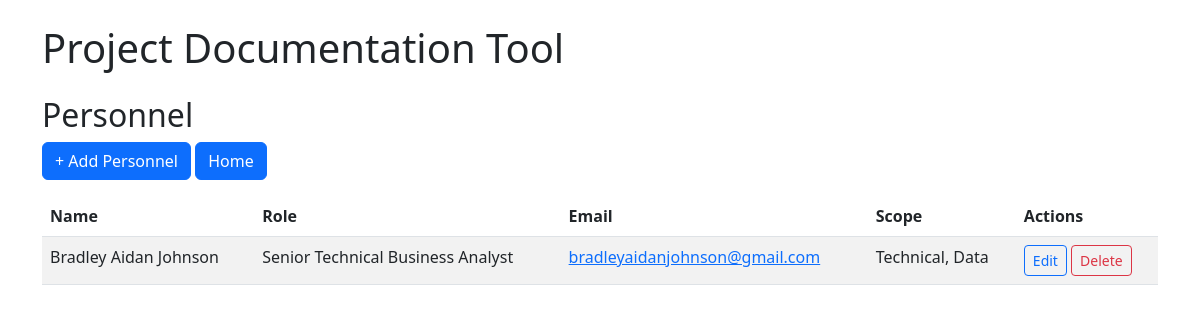
Page /personnel on the committed database.
### models.py (models this page shows, shortened)
class Personnel(db.Model):
    id = db.Column(db.Integer, primary_key=True)
    name = db.Column(db.String(100), nullable=False)
    email = db.Column(db.String(120), unique=True)
    role = db.Column(db.String(50))
    scope = db.Column(db.String(100))
    notes = db.relationship('Note', backref='personnel', lazy=True)

### app.py (the view)
@app.route('/personnel')
def list_personnel():
    personnel = Personnel.query.order_by(Personnel.name).all()
    return render_template('list_personnel.html', personnel=personnel)

### templates/list_personnel.html
{% extends 'base.html' %}
{% block content %}
<h2>Personnel</h2>
<a href="{{ url_for('add_personnel') }}" class="btn btn-primary mb-3">+ Add Personnel</a>
<a href="{{ url_for('index') }}" class="btn btn-primary mb-3">Home</a>
<table class="table table-striped">
  <thead>
    <tr>
      <th>Name</th>
      <th>Role</th>
      <th>Email</th>
      <th>Scope</th>
      <th>Actions</th>
    </tr>
  </thead>
  <tbody>
    {% for person in personnel %}
    <tr>
      <td>{{ person.name }}</td>
      <td>{{ person.role or 'N/A' }}</td>
      <td>
        {% if person.email %}
          <a href="mailto:{{ person.email }}">{{ person.email }}</a>
        {% endif %}
      </td>
      <td>{{ person.scope or '' }}</td>
      <td>
        <a href="{{ url_for('edit_personnel', personnel_id=person.id) }}" class="btn btn-sm btn-outline-primary">Edit</a>
        <form
          method="POST"
          action="{{ url_for('delete_personnel', personnel_id=person.id) }}"
          style="display:inline"
          onsubmit="return confirm('Are you sure you want to delete this personnel?');"
        >
          <button type="submit" class="btn btn-sm btn-outline-danger">Delete</button>
        </form>
      </td>
    </tr>
    {% endfor %}
  </tbody>
</table>
{% endblock %}

### rows in the picture
Personnel: name "Bradley Aidan Johnson", role "Senior Technical Business Analyst", email "bradleyaidanjohnson@gmail.com", scope "Technical, Data"
